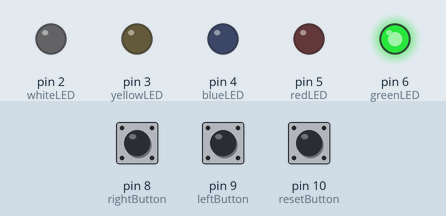
Recording of a sketch running on a simulated Arduino Uno, built with avr-gcc and run on an emulated ATmega328P. On the bench: output pins drawn as LEDs (lit = HIGH). The test bench sets the inputs (shaded band); at power-on: pin 8 (rightButton) HIGH, pin 9 (leftButton) HIGH, pin 10 (resetButton) HIGH.

Above: at 1.2 s.
1.3 s: pin 8 (rightButton) pulled LOW for 0.15 s
At 4.1 s:
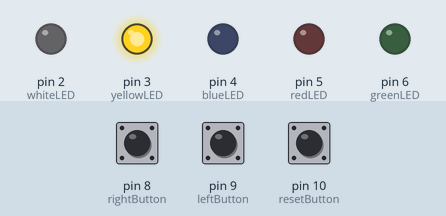
4.4 s: pin 9 (leftButton) pulled LOW for 0.15 s
At 5.5 s:
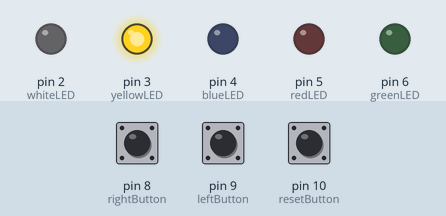
6.0 s: pin 9 (leftButton) pulled LOW for 1 s
At 6.6 s:
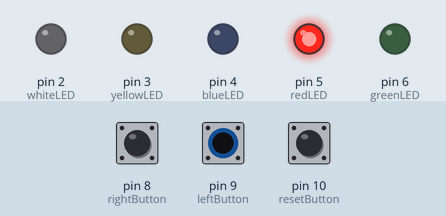
10.0 s: pin 8 (rightButton) pulled LOW for 1 s
Timing chart, 0 to 13.0 s (numbered marks = the images above; inputs shaded):
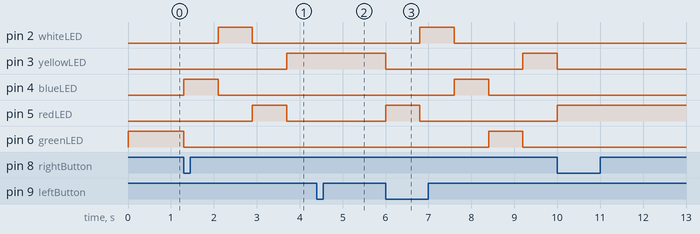

The sketch:

exercise4_led_sequencer_controls.ino.ino
```cpp
// Exercise 4: 5 LED sequencer
// Right button: moves / speeds sequence to the right
// Left button: moves / speeds sequence to the left
// Reset button: returns to center LED and stops sequence

// LED pins
const int whiteLED = 2;
const int yellowLED = 3;
const int blueLED = 4;
const int redLED = 5;
const int greenLED = 6;

// Button pins
const int rightButton = 8;
const int leftButton = 9;
const int resetButton = 10;

// LED location:
// 0 = red, 1 = yellow, 2 = green, 3 = blue, 4 = white
int ledPosition = 2;

// Direction and speed:
// 0 = stopped
// Positive number = moving right
// Negative number = moving left
int speed = 0;

// Stores the time when the LED last moved
unsigned long lastMoveTime = 0;

// Stores previous button states
int oldRightButtonState = HIGH;
int oldLeftButtonState = HIGH;
int oldResetButtonState = HIGH;

// Stops accidental multiple button presses
unsigned long lastButtonPressTime = 0;
const unsigned long debounceTime = 200;

void setup() {
  pinMode(redLED, OUTPUT);
  pinMode(yellowLED, OUTPUT);
  pinMode(greenLED, OUTPUT);
  pinMode(blueLED, OUTPUT);
  pinMode(whiteLED, OUTPUT);

  // Buttons connect to GND when pressed
  pinMode(rightButton, INPUT_PULLUP);
  pinMode(leftButton, INPUT_PULLUP);
  pinMode(resetButton, INPUT_PULLUP);

  // Begin with the green center LED on
  displayLED();
}

void loop() {
  readButtons();
  runSequencer();
}

void readButtons() {
  int rightButtonState = digitalRead(rightButton);
  int leftButtonState = digitalRead(leftButton);
  int resetButtonState = digitalRead(resetButton);

  unsigned long currentTime = millis();

  // RIGHT BUTTON
  // Button press is HIGH -> LOW because INPUT_PULLUP is used
  if (rightButtonState == LOW && oldRightButtonState == HIGH) {
    if (currentTime - lastButtonPressTime > debounceTime) {
      speed++;

      // Limit maximum speed to the right
      if (speed > 5) {
        speed = 5;
      }

      lastButtonPressTime = currentTime;
    }
  }

  // LEFT BUTTON
  if (leftButtonState == LOW && oldLeftButtonState == HIGH) {
    if (currentTime - lastButtonPressTime > debounceTime) {
      speed--;

      // Limit maximum speed to the left
      if (speed < -5) {
        speed = -5;
      }

      lastButtonPressTime = currentTime;
    }
  }

  // RESET BUTTON
  if (resetButtonState == LOW && oldResetButtonState == HIGH) {
    if (currentTime - lastButtonPressTime > debounceTime) {
      ledPosition = 2;  // Green center LED
      speed = 0;        // Stop movement

      displayLED();

      lastButtonPressTime = currentTime;
    }
  }

  // Save button states for the next loop
  oldRightButtonState = rightButtonState;
  oldLeftButtonState = leftButtonState;
  oldResetButtonState = resetButtonState;
}

void runSequencer() {
  // Do nothing if the sequencer is stopped
  if (speed == 0) {
    return;
  }

  int movementDelay;

  // Faster speed values use smaller delays
  if (abs(speed) == 1) {
    movementDelay = 800;
  }
  else if (abs(speed) == 2) {
    movementDelay = 600;
  }
  else if (abs(speed) == 3) {
    movementDelay = 400;
  }
  else if (abs(speed) == 4) {
    movementDelay = 250;
  }
  else {
    movementDelay = 100;
  }

  unsigned long currentTime = millis();

  // Move only after enough time has passed
  if (currentTime - lastMoveTime >= movementDelay) {
    lastMoveTime = currentTime;

    // Move to the right
    if (speed > 0) {
      ledPosition++;

      // After the white LED, return to red
      if (ledPosition > 4) {
        ledPosition = 0;
      }
    }

    // Move to the left
    if (speed < 0) {
      ledPosition--;

      // Before the red LED, return to white
      if (ledPosition < 0) {
        ledPosition = 4;
      }
    }

    displayLED();
  }
}

void displayLED() {
  // Turn all LEDs off
  digitalWrite(redLED, LOW);
  digitalWrite(yellowLED, LOW);
  digitalWrite(greenLED, LOW);
  digitalWrite(blueLED, LOW);
  digitalWrite(whiteLED, LOW);

  // Turn on the LED at the selected position
  if (ledPosition == 0) {
    digitalWrite(redLED, HIGH);
  }

  if (ledPosition == 1) {
    digitalWrite(yellowLED, HIGH);
  }

  if (ledPosition == 2) {
    digitalWrite(greenLED, HIGH);
  }

  if (ledPosition == 3) {
    digitalWrite(blueLED, HIGH);
  }

  if (ledPosition == 4) {
    digitalWrite(whiteLED, HIGH);
  }
}
```

Measured:
- after the input at 1.3 s, pin 2 (whiteLED): LOW → HIGH after 0.80 s, → LOW 0.80 s later; pin 3 (yellowLED): LOW → HIGH after 2.4 s; pin 4 (blueLED): LOW → HIGH at once, → LOW 0.80 s later; pin 5 (redLED): LOW → HIGH after 1.6 s, → LOW 0.80 s later; pin 6 (greenLED): HIGH → LOW at once
- after the input at 4.4 s, pin 3 (yellowLED): stays HIGH (without the input it goes to LOW after 0.10 s); pin 4 (blueLED): stays LOW (without the input it goes to HIGH after 0.90 s); pin 6 (greenLED): stays LOW (without the input it goes to HIGH after 0.10 s)
- after the input at 6.0 s, pin 2 (whiteLED): LOW → HIGH after 0.80 s, → LOW 0.80 s later; pin 3 (yellowLED): HIGH → LOW at once, → HIGH 3.2 s later, → LOW 0.80 s later
- after the input at 10.0 s, pin 2 (whiteLED): stays LOW (without the input it goes to HIGH after 0.80 s); pin 3 (yellowLED): stays LOW (without the input it goes to HIGH after 3.2 s)
